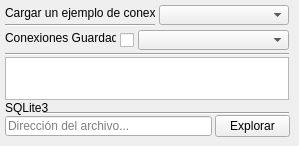
     <widget class="QWidget" name="process_dbInsertion_tab">
      <attribute name="title">
       <string notr="true">Inserción</string>
      </attribute>
      <widget class="QPushButton" name="process_dbInsertion_sqlite3Explore_pushButton">
       <property name="geometry">
        <rect>
         <x>215</x>
         <y>115</y>
         <width>75</width>
         <height>22</height>
        </rect>
       </property>
       <property name="text">
        <string notr="true">Explorar</string>
       </property>
      </widget>
      <widget class="QPlainTextEdit" name="process_dbInsertion_url_plainTextEdit">
       <property name="geometry">
        <rect>
         <x>5</x>
         <y>57</y>
         <width>284</width>
         <height>43</height>
        </rect>
       </property>
       <property name="plainText">
        <string notr="true"/>
       </property>
       <property name="placeholderText">
        <string notr="true">URL de conexión...</string>
       </property>
      </widget>
      <widget class="Line" name="process_dbInsertion_line_2">
       <property name="geometry">
        <rect>
         <x>5</x>
         <y>52</y>
         <width>284</width>
         <height>4</height>
        </rect>
       </property>
       <property name="orientation">
        <enum>Qt::Horizontal</enum>
       </property>
      </widget>
      <widget class="QLineEdit" name="process_dbInsertion_sqlite3File_lineEdit">
       <property name="geometry">
        <rect>
         <x>5</x>
         <y>116</y>
         <width>207</width>
         <height>20</height>
        </rect>
       </property>
       <property name="text">
        <string notr="true"/>
       </property>
       <property name="maxLength">
        <number>64</number>
       </property>
       <property name="placeholderText">
        <string notr="true">Dirección del archivo...</string>
       </property>
      </widget>
      <widget class="Line" name="process_dbInsertion_line_3">
       <property name="geometry">
        <rect>
         <x>43</x>
         <y>111</y>
         <width>246</width>
         <height>4</height>
        </rect>
       </property>
       <property name="orientation">
        <enum>Qt::Horizontal</enum>
       </property>
      </widget>
      <widget class="QLabel" name="process_dbInsertion_sqlite3_label">
       <property name="geometry">
        <rect>
         <x>5</x>
         <y>100</y>
         <width>46</width>
         <height>16</height>
        </rect>
       </property>
       <property name="text">
        <string notr="true">SQLite3</string>
       </property>
      </widget>
      <widget class="QLabel" name="process_dbInsertion_loadSample_label">
       <property name="geometry">
        <rect>
         <x>5</x>
         <y>5</y>
         <width>150</width>
         <height>16</height>
        </rect>
       </property>
       <property name="text">
        <string notr="true">Cargar un ejemplo de conexión</string>
       </property>
      </widget>
      <widget class="QComboBox" name="process_dbInsertion_connectionSelection_comboBox">
       <property name="geometry">
        <rect>
         <x>138</x>
         <y>30</y>
         <width>151</width>
         <height>20</height>
        </rect>
       </property>
       <property name="currentText">
        <string notr="true"/>
       </property>
      </widget>
      <widget class="QCheckBox" name="process_dbInsertion_connectionSaved_checkBox">
       <property name="geometry">
        <rect>
         <x>120</x>
         <y>30</y>
         <width>20</width>
         <height>20</height>
        </rect>
       </property>
       <property name="text">
        <string notr="true"/>
       </property>
      </widget>
      <widget class="Line" name="process_dbInsertion_line_1">
       <property name="geometry">
        <rect>
         <x>5</x>
         <y>23</y>
         <width>150</width>
         <height>4</height>
        </rect>
       </property>
       <property name="orientation">
        <enum>Qt::Horizontal</enum>
       </property>
      </widget>
      <widget class="QLabel" name="process_dbInsertion_connectionSaved_label">
       <property name="geometry">
        <rect>
         <x>5</x>
         <y>30</y>
         <width>111</width>
         <height>16</height>
        </rect>
       </property>
       <property name="text">
        <string notr="true">Conexiones Guardadas</string>
       </property>
      </widget>
      <widget class="QComboBox" name="process_dbInsertion_sampleSelection_comboBox">
       <property name="geometry">
        <rect>
         <x>159</x>
         <y>5</y>
         <width>130</width>
         <height>20</height>
        </rect>
       </property>
       <property name="currentText">
        <string notr="true"/>
       </property>
      </widget>
     </widget>
